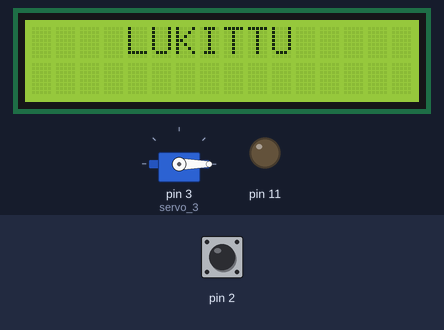
A sketch run on a simulated Arduino Uno, built with avr-gcc and run on an emulated ATmega328P. On the bench: 16×2 character LCD, servo, output pins drawn as LEDs (lit = HIGH). The test bench sets the inputs (shaded band); at power-on: pin 2 HIGH.

Above: at 1.2 s.
1.3 s: pin 2 pulsed LOW 5 times (0.12 s each, 0.3 s apart)
At 3.1 s:
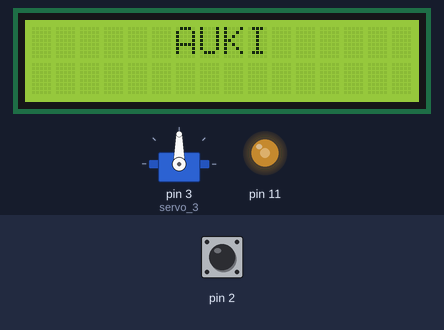
At 5.4 s:
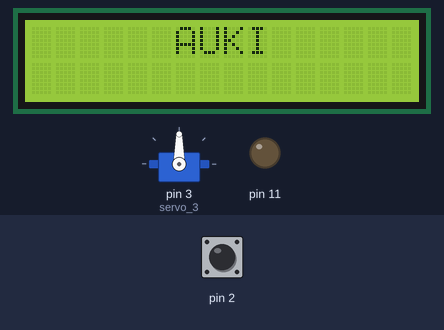
Timing chart, 0 to 11.5 s (numbered marks = the images above; inputs shaded):
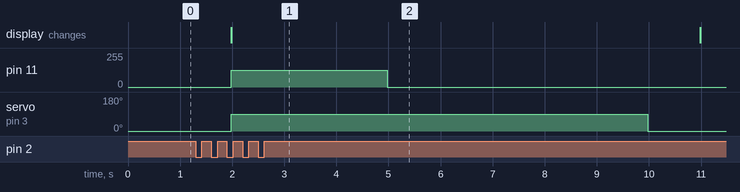

The sketch:

demo_raw.ino
```cpp
// C++ code
//
#include <Adafruit_LiquidCrystal.h>

#include <Servo.h>

int nappiPainettuna = 0;

int painallusLaskuri = 0;

int nollausLaskuri = 0;

int SILMUKAN_TOISTOAIKA_MS = 0;

Adafruit_LiquidCrystal lcd_1(0);

Servo servo_3;

void setup()
{
  lcd_1.begin(16, 2);
  servo_3.attach(3, 500, 2500);
  pinMode(2, INPUT);
  pinMode(11, OUTPUT);

  // Vakiot
  SILMUKAN_TOISTOAIKA_MS = 50;
  // Alusta LCD-näyttö.
  lcd_1.setBacklight(1);
  lcd_1.setCursor(4, 0);
  lcd_1.print("LUKITTU");
  // Nollaa lukon asento.
  servo_3.write(0);
}

void loop()
{
  painallusLaskuri = 0;
  while (painallusLaskuri < 3) {
    if (digitalRead(2) == LOW) {
      if (nappiPainettuna == 0) {
        nappiPainettuna = 1;
        painallusLaskuri += 1;
        // Nollaa laskuri aina kun nappia on painettu.
        nollausLaskuri = (650 / SILMUKAN_TOISTOAIKA_MS);
      }
    } else {
      nappiPainettuna = 0;
    }
    if (nollausLaskuri > 0) {
      nollausLaskuri += -1;
      if (nollausLaskuri == 0) {
        // Laskuri on nollassa. Nollaa painallusten
        // laskuri.
        painallusLaskuri = 0;
      }
    }
    delay(SILMUKAN_TOISTOAIKA_MS); // Wait for SILMUKAN_TOISTOAIKA_MS millisecond(s)
  }
  // Avaa lukko.
  servo_3.write(90);
  // Tulosta "auki" LCD-näytölle.
  lcd_1.clear();
  lcd_1.setCursor(6, 0);
  lcd_1.print("AUKI");
  // Käynnistä summeri.
  analogWrite(11, 127);
  delay(3000); // Wait for 3000 millisecond(s)
  // Sammuta summeri.
  analogWrite(11, 0);
  delay(5000); // Wait for 5000 millisecond(s)
  // Sulje lukko.
  servo_3.write(0);
  delay(1000); // Wait for 1000 millisecond(s)
  // Tulosta "lukittu" LCD-näytölle.
  lcd_1.clear();
  lcd_1.setCursor(4, 0);
  lcd_1.print("LUKITTU");
}
```

Measured:
- after the input at 1.3 s, pin 11: 0/255 → 127/255 after 0.68 s, → 0/255 3.0 s later; servo on pin 3 (servo_3): 0° → 90° after 0.68 s, → 0° 8.0 s later; the display: changes after 0.68 s (image 1)
